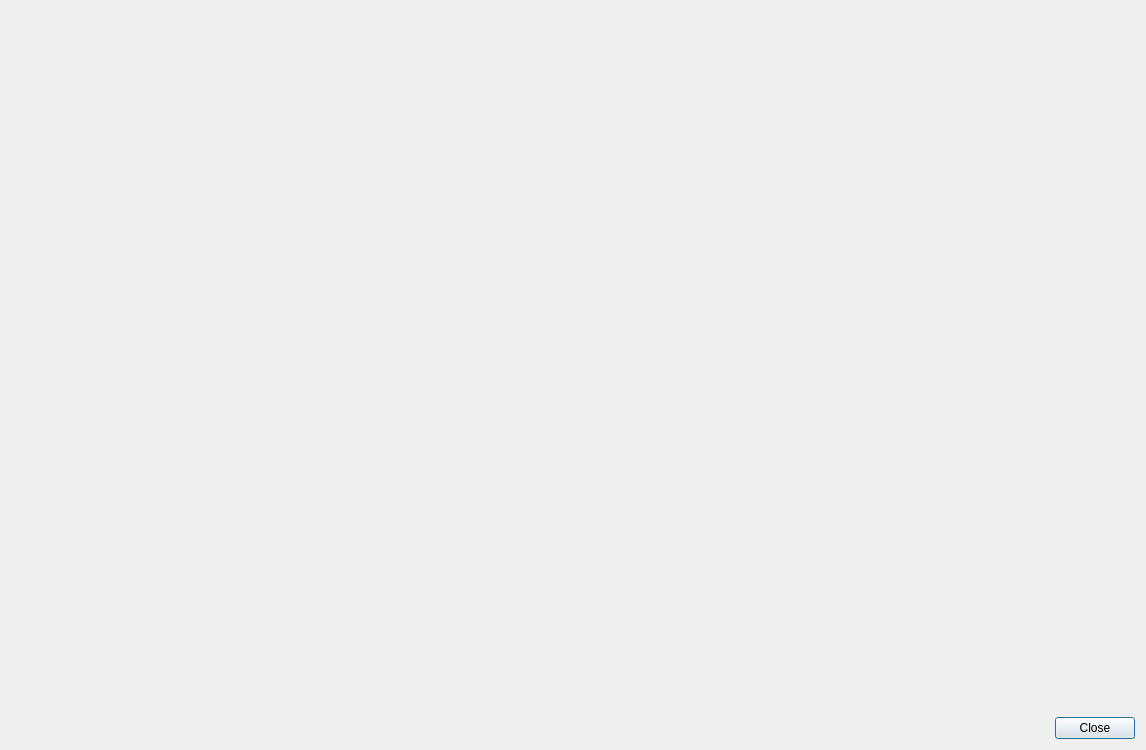
<?xml version="1.0" encoding="UTF-8"?>
<ui version="4.0">
 <class>Dialog</class>
 <widget class="QDialog" name="Dialog">
  <property name="geometry">
   <rect>
    <x>0</x>
    <y>0</y>
    <width>1146</width>
    <height>750</height>
   </rect>
  </property>
  <property name="windowTitle">
   <string>Earthquake Viewer</string>
  </property>
  <layout class="QVBoxLayout" name="verticalLayout">
   <item>
    <widget class="MatplotlibWidget" name="mplwidget" native="true">
     <property name="sizePolicy">
      <sizepolicy hsizetype="Expanding" vsizetype="Expanding">
       <horstretch>0</horstretch>
       <verstretch>0</verstretch>
      </sizepolicy>
     </property>
     <property name="minimumSize">
      <size>
       <width>0</width>
       <height>0</height>
      </size>
     </property>
    </widget>
   </item>
   <item>
    <layout class="QHBoxLayout" name="horizontalLayout">
     <item>
      <spacer name="horizontalSpacer">
       <property name="orientation">
        <enum>Qt::Horizontal</enum>
       </property>
       <property name="sizeHint" stdset="0">
        <size>
         <width>40</width>
         <height>20</height>
        </size>
       </property>
      </spacer>
     </item>
     <item>
      <widget class="QPushButton" name="pushButton_2">
       <property name="text">
        <string>Close</string>
       </property>
      </widget>
     </item>
    </layout>
   </item>
  </layout>
 </widget>
 <customwidgets>
  <customwidget>
   <class>MatplotlibWidget</class>
   <extends>QWidget</extends>
   <header>isp/receiverfunctions/rfun_matplotlibwidget</header>
  </customwidget>
 </customwidgets>
 <resources/>
 <connections/>
</ui>
